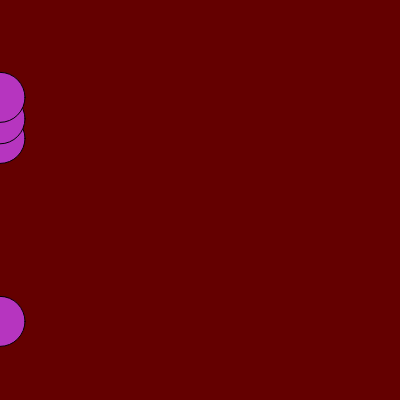
Frame 1 (no input)
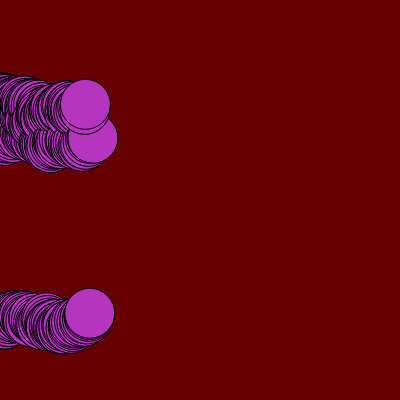
Frame 60 (no input)
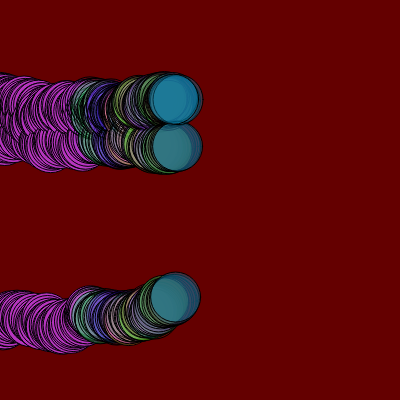
Frame 120 (the mouse pressed at the canvas centre since frame 60)

The p5.js sketch that drew these frames (run headless with seeded random() and noise() and a simulated clock; from frame 60 on, the mouse is pressed at the canvas centre):

// p5.js sketch
// ── sketch.js
let cor;
let circuloX;
let circuloY;
let contador;

function setup() {
  createCanvas(400, 400);
  background(color(100, 0, 0));
  cor = color(random(0, 255), random(0, 255), random(0, 255));
  circuloX = [0, 0, 0, 0];
  circuloY = [random(height), random(height), random(height), random(height),];
}

function draw(){
  fill(cor);
  for (contador in circuloX) {
    circle(circuloX[contador], circuloY[contador], 50);
    circuloX[contador] += random(0, 3);
    circuloY[contador] += random(-3, 3);
    if (circuloX[contador] >= width) {
      circuloX[contador] = 0;
      circuloY[contador] = random(height);
    }
  }
  
  if (mouseIsPressed) {
    cor = color(random(0, 255), random(0, 255), random(0, 255), random(0, 100));
  }
}
